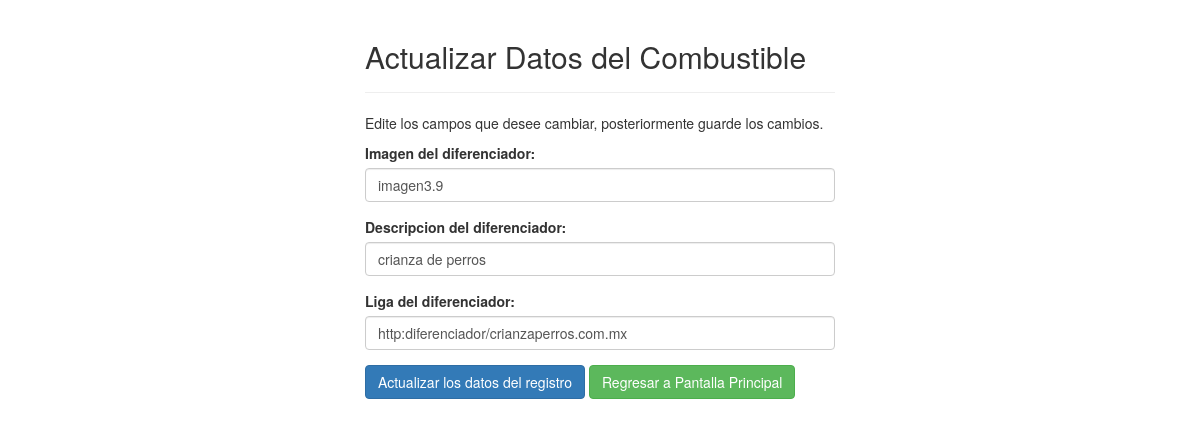
The page /vistas-tablas/TablaDiferenciador/modificardiferenciador.php?id=4 on the database its author committed.
### tables this page shows
CREATE TABLE `diferenciador` (
  `iddiferenciador` int(11) NOT NULL,
  `imagen` varchar(100) NOT NULL,
  `descripcion` varchar(500) NOT NULL,
  `liga` varchar(250) NOT NULL
);

### vistas-tablas/TablaDiferenciador/modificardiferenciador.php (the view, shortened to what this page needs)
<?php
require_once "config.php";
$imagen =  $descripcion  =  $liga = "";
$imagen_err = $descripcion_err = $liga_err = "";
if(isset($_POST["id"]) && !empty($_POST["id"])){
    $id = $_POST["id"];
    $input_imagen = trim($_POST["imagen"]);
    if(empty($input_imagen)){
        $imagen_err = "Favor de ingresar la imagen del diferenciador.";
    } else{
        $imagen = $input_imagen;
    }
    $input_descripcion = trim($_POST["descripcion"]);
    if(empty($input_descripcion)){
        $descripcion_err = "Favor de ingresar la descripcion del diferenciador.";
    } else{
        $descripcion = $input_descripcion;
    }
    $input_liga = trim($_POST["liga"]);
    if(empty($input_liga)){
        $liga_err = "Favor de ingresar la liga del diferenciador.";
    } else{
        $liga = $input_liga;
    }
    if(empty($imagen_err) && empty($descripcion_err)  && empty($liga_err)){
        $sql = "UPDATE diferenciador SET imagen=?, descripcion=?, liga=? WHERE iddiferenciador=?";
        if($stmt = mysqli_prepare($link, $sql)){
            mysqli_stmt_bind_param($stmt, "sssi", $param_imagen,
                $param_descripcion, $param_liga, $param_id);
            $param_imagen = $imagen;
            $param_descripcion = $descripcion;
            $param_liga = $liga;
            $param_id = $id;
            if(mysqli_stmt_execute($stmt)){
                header("location: iniciodiferenciador.php");
                exit();
            } else{
                echo "Ocurrio un error. Intentelo mas tarde.";
            }
        }
        mysqli_stmt_close($stmt);
    }
    mysqli_close($link);
} else{
    if(isset($_GET["id"]) && !empty(trim($_GET["id"]))){
        $sql = "SELECT * FROM diferenciador WHERE iddiferenciador = ?";
        if($stmt = mysqli_prepare($link, $sql)){
            mysqli_stmt_bind_param($stmt, "i", $param_id);
            if(mysqli_stmt_execute($stmt)){
                $result = mysqli_stmt_get_result($stmt);
                if(mysqli_num_rows($result) == 1){
                    $row = mysqli_fetch_array($result, MYSQLI_ASSOC);
                    $imagen = $row["imagen"];
                    $descripcion = $row["descripcion"];
                    $liga = $row["liga"];
                } else{
                    header("location: errordiferenciador.php");
                    exit();
                }
            } else{
                echo "Oops! Ocurrio un error. Porfavor intentelo mas tarde.";
            }
        }
    }  else{
        header("location: errordiferenciador.php");
        exit();
    }
}
?>
<!DOCTYPE html>
<html lang="en">
<head>
    <link rel="stylesheet" href="https://maxcdn.bootstrapcdn.com/bootstrap/3.3.7/css/bootstrap.css">
</head>
<body>
    <div class="wrapper">
        <div class="container-fluid">
            <div class="row">
                <div class="col-md-12">
                    <div class="page-header">
                        <h2>Actualizar Datos del Combustible</h2>
                    </div>
                    <p>Edite los campos que desee cambiar, posteriormente guarde los cambios.</p>
                    <form action="<?php echo htmlspecialchars(basename($_SERVER['REQUEST_URI'])); ?>" method="post">
                        <div class="form-group <?php echo (!empty($imagen_err)) ? 'has-error' : ''; ?>">
                            <label>Imagen del diferenciador:</label>
                            <input placeholder="NUEVO NOMBRE DEL COMBUSTIBLE" type="text" name="imagen" class="form-control" value="<?php echo $imagen; ?>">
                        </div>
                         <div class="form-group <?php echo (!empty($descripcion_err)) ? 'has-error' : ''; ?>">
                            <label>Descripcion del diferenciador:</label>
                            <input placeholder="NUEVO NOMBRE DEL COMBUSTIBLE" type="text" name="descripcion" class="form-control" value="<?php echo $descripcion; ?>">
                        </div>
                        <div class="form-group <?php echo (!empty($liga_err)) ? 'has-error' : ''; ?>">
                            <label>Liga del diferenciador:</label>
                            <input placeholder="NUEVO NOMBRE DEL COMBUSTIBLE" type="text" name="liga" class="form-control" value="<?php echo $liga; ?>">
                        </div>
                        <input type="submit" class="btn btn-primary" value="Actualizar los datos del registro">
                        <a href="iniciodiferenciador.php" class="btn btn-success">Regresar a Pantalla Principal</a>
                    </form>
                </div>
            </div>
        </div>
    </div>
</body>
</html>

### vistas-tablas/TablaDiferenciador/modificardiferenciador.php (style rules this page uses)
.wrapper { width: 500px; margin: 0 auto; }

### rows shown on the page
diferenciador: imagen "imagen3.9", descripcion "crianza de perros", liga "http:diferenciador/crianzaperros.com.mx"
